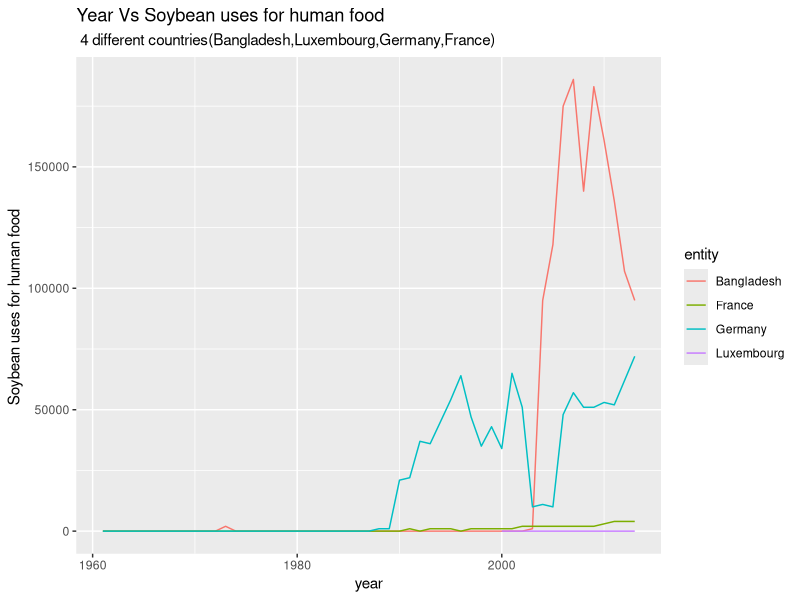

R code for this plot:
## ---- chunk 1

library(tidyverse)
## ---- chunk 2
soybean_use <-read_delim("data/soybean_use.csv")
summary(soybean_use)
## ---- chunk 3
soybean_use1 <-select(soybean_use,-c("code"))
soybean_use1

## ---- chunk 4
soybean_use1 %>%
mutate(total=human_food+animal_feed+processed)

## ---- chunk 5
soybean_use1%>%
   filter(entity%in%c("Bangladesh","Luxembourg","Germany","France"))%>%
ggplot(aes(x=year,y=human_food,fill=entity,color=entity)) + 
  geom_line() +  
  labs(title="Year Vs Soybean uses for human food", subtitle=" 4 different countries(Bangladesh,Luxembourg,Germany,France)", y="Soybean uses for human food ", x="year")
